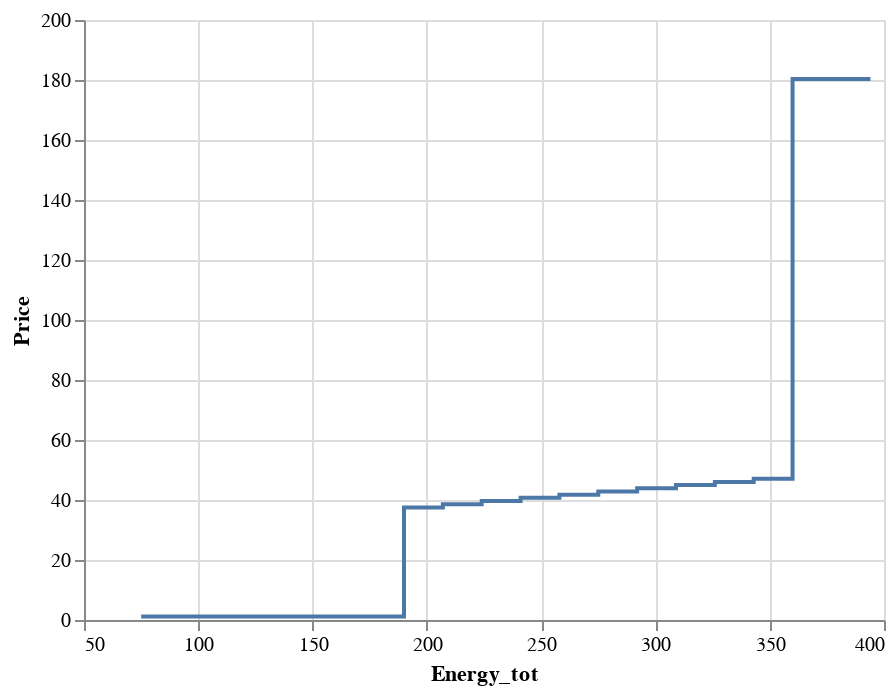

The notebook cell this image was saved under:
### Code cell
alt.Chart(df_plot2).mark_line(interpolate='step-before').encode(
    x='Energy_tot:Q', 
    y='Price:Q',
    tooltip='Block'
).interactive()

### Figure 1 — Vega-Lite specification as saved in the notebook (floating-point values rounded to 4 significant figures; data arrays with more than 128 entries replaced by an {"elided": "..."} marker saying what was removed)
{"config": {"view": {"continuousWidth": 400, "continuousHeight": 300}}, "data": {"name": "data-22f09e9c11c4aa5604d510cbcae51f5a"}, "mark": {"type": "line", "interpolate": "step-before"}, "encoding": {"tooltip": {"type": "quantitative", "field": "Block"}, "x": {"type": "quantitative", "field": "Energy_tot"}, "y": {"type": "quantitative", "field": "Price"}}, "selection": {"selector001": {"type": "interval", "bind": "scales", "encodings": ["x", "y"]}}, "$schema": "https://vega.github.io/schema/vega-lite/v4.8.1.json", "datasets": {"data-22f09e9c11c4aa5604d510cbcae51f5a": {"elided": "199 records"}}}
